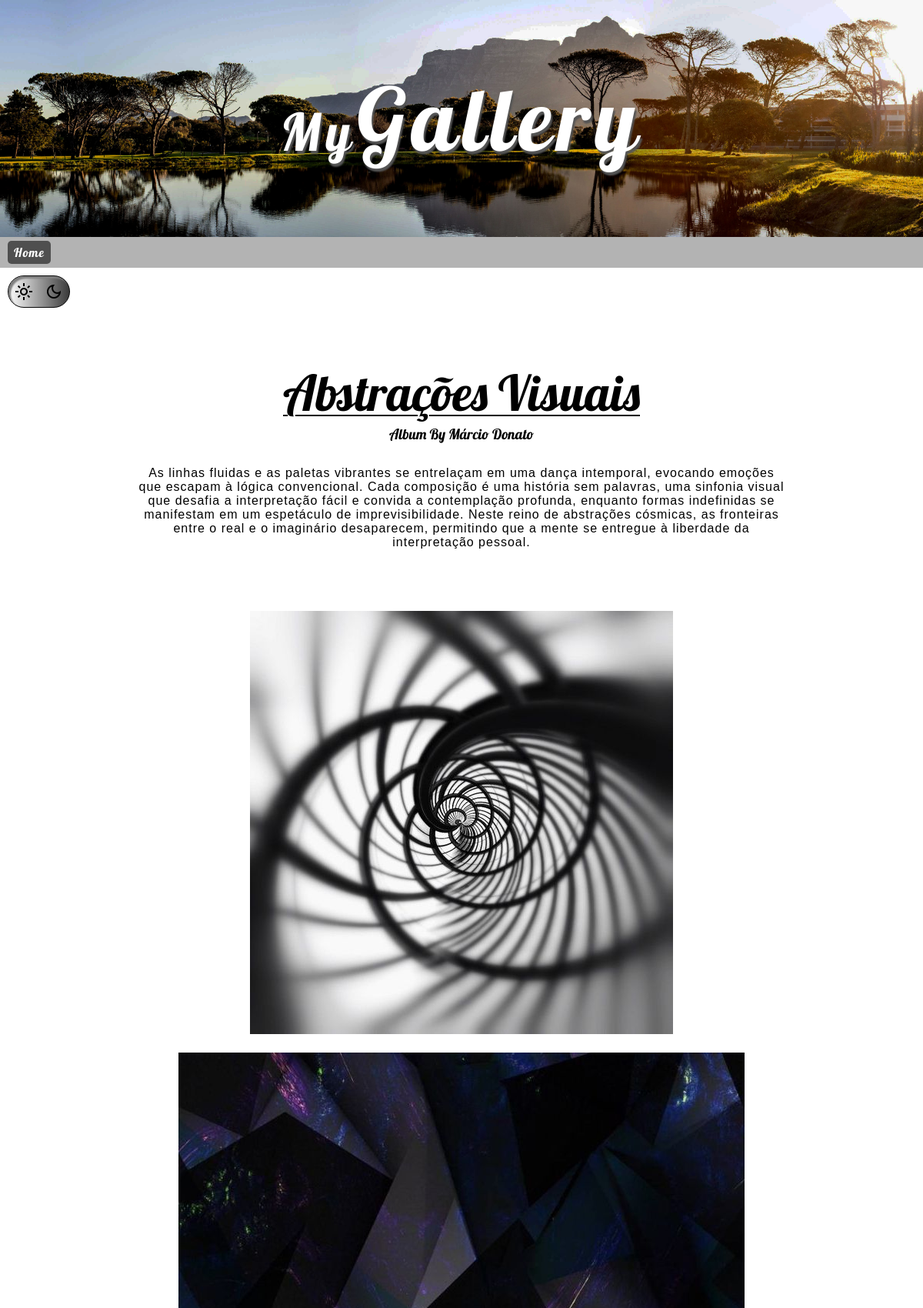
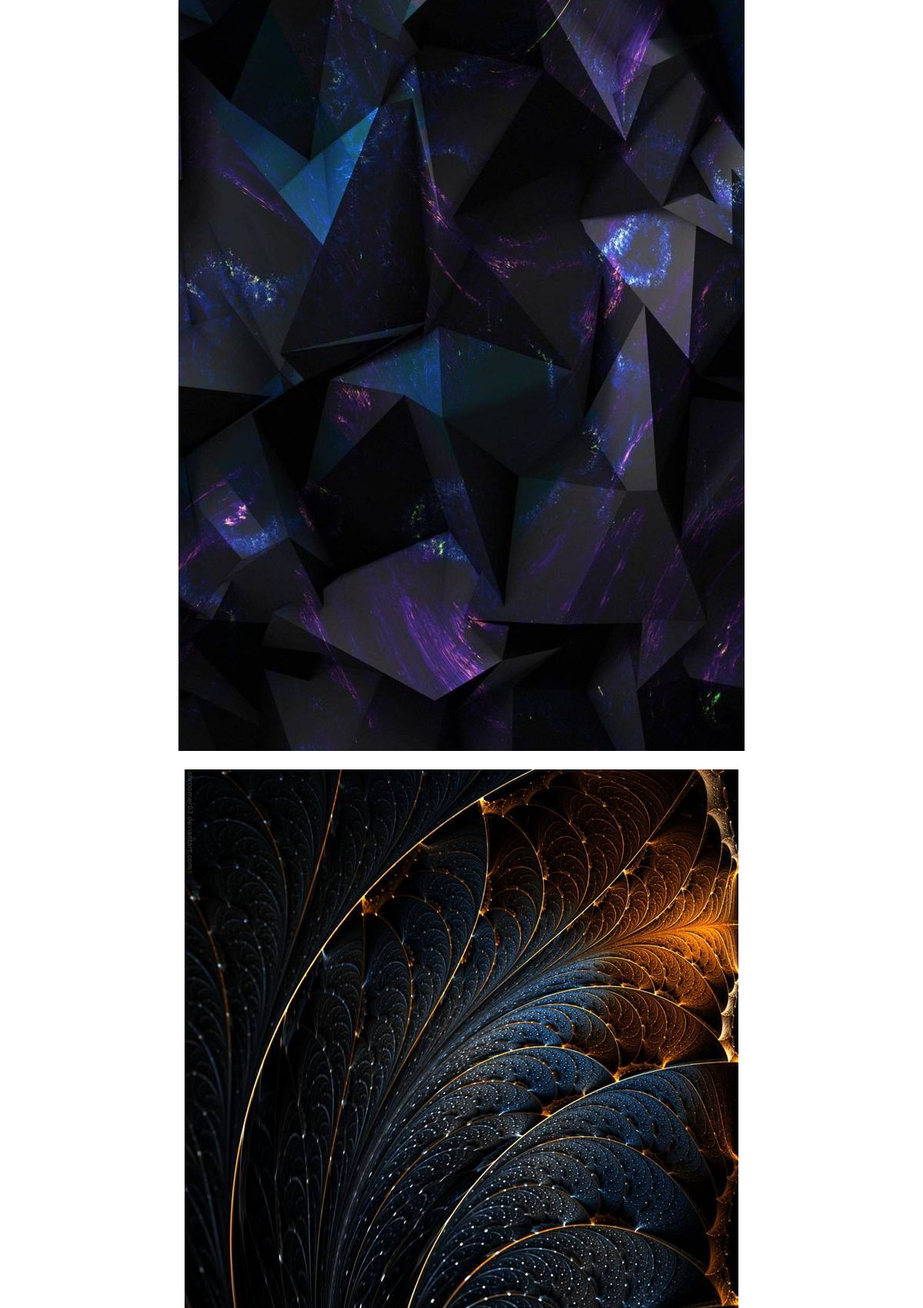
Page /album/15/view (upper part) on the committed database (2 pictures, top to bottom).
### Gallery/models.py (models this page shows, shortened)
class Post(models.Model):
    author = models.CharField(max_length=30)
    title = models.CharField(max_length=300)
    text = models.TextField()
    created_date = models.DateTimeField(default=timezone.now)
    posted_imgs = models.ManyToManyField(Img_Files, blank=True)

class Img_Files(models.Model):
    img = models.FileField(upload_to='Gallery/users_images')

### Gallery/views.py (the view)
# urls.py: path('/view', views.view_album, name='view_album'),
def view_album(request, pk):
    album = get_object_or_404(Post, pk=pk)
    return render(request, 'album.html', {'album':album} )

### Gallery/templates/album.html (shortened to what this page needs)
{% load static %}
<!DOCTYPE html>
<html lang="pt-br">
<head>
    <link rel="stylesheet" href="{% static 'css/global.css' %}">
    <link rel="stylesheet" href="{% static 'css/album.css' %}">
</head>
<body>
    <header class="img_on_bg logo_header">
        <h1><small>My</small>Gallery</h1>
    </header>
    <nav class="main_nav">
        <a href="{% url 'gallery_posts' %}">Home</a>
    </nav>
    <main id="album_body">
        <header id="album_header">
            <div class="light_mode_on" id="light_controls">
                <span class="material-symbols-outlined" id="light_mode">light_mode</span>
                <span class="material-symbols-outlined" id="dark_mode">dark_mode</span>
            </div>
            <h2>{{ album.title }}</h2>
            <h3 class="small author">Album By {{ album.author }}</h3>
            <p class="album_description">{{ album.text }}</p>
        </header>
        <ul class="all_images" id="display_images">
            {% for img in album.posted_imgs.all %}
                <li><img src="{{ img.img.url }}" id="{{ img.img.url }}" class="image" alt=""></li>
            {% endfor %}
        </ul>
    </main>
</body>
</html>

### Gallery/static/css/global.css (style rules this page uses)
* { padding: 0; margin: 0; box-sizing: border-box; font-family: 'Lobster', Georgia, 'Times New Roman', Times, serif; }

### Gallery/static/css/album.css (style rules this page uses)
.logo_header { display: flex; align-items: center; justify-content: center; background-image: url(../imgs/7.1.jpg); background-size: contain; background-repeat: no-repeat; height: 25.7vw; }
.logo_header h1 { letter-spacing: 7px; font-size: 7em; font-weight: 400; color: #fff; text-shadow: 2px 4px 2px rgb(85, 85, 85); }
.main_nav { display: flex; align-items: center; gap: 15px; width: 100%; height: 40px; padding: 0px 10px; background-color: #7575758c; box-shadow: 0px 4px 5px #424242; }
.main_nav a { color: #fff; text-decoration: none; letter-spacing: 1px; padding: 5px 8px; border-radius: 5px; background-color: #161616a2; }
small { font-size: .6em; }
.img_on_bg { background-attachment: fixed; }
main { background-color: #fff; }
main header { padding-top: 10px; height: fit-content; color: #000; }
main header #light_controls { color: #000; width: fit-content; padding: 8px; margin-left: 10px; border-radius: 30px; display: flex; flex-direction: row; gap: 15px; border: 1px solid rgb(5, 5, 5); }
.light_mode_on { background-image: linear-gradient(to left, rgba(0, 0, 0, 0.774), #fff); box-shadow: 3px 3px 2px grey inset; }
main header h2 { text-align: center; font-size: 4em; font-weight: 400; margin-top: 70px; text-decoration: underline 2px; text-underline-offset: 5px; }
main header .author { text-align: center; font-weight: 400; margin-top: 2px; }
main header .album_description { font-family: 'Franklin Gothic Medium', 'Arial Narrow', Arial, sans-serif; text-align: center; margin: auto; margin-top: 30px; max-width: 70%; letter-spacing: 1px; }
main .all_images { margin-top: 80px; width: 100%; height: auto; display: flex; flex-wrap: wrap; justify-content: center; align-items: center; gap: 20px; list-style: none; }
main .all_images li { max-width: 80%; max-height: 50%; }
main .all_images li img { max-width: 100%; max-height: 100%; }

### rows in the picture
Post: title "Abstrações Visuais", author "Márcio Donato", text "As linhas fluidas e as paletas vibrantes se entrelaçam em uma dança intemporal, evocando emoções que escapam à lógica convencional. Cada composição é uma história sem palavras, uma sinfonia visual que desafia a interpretação fácil e convida a contemplação profunda, enquanto formas indefinidas se manifestam em um espetáculo de imprevisibilidade. Neste reino de abstrações cósmicas, as fronteiras entre o real e o imaginário desaparecem, permitindo que a mente se entregue à liberdade da interpretação pessoal."
Img_Files: img (picture)
Img_Files: img (picture)
Img_Files: img (picture)
